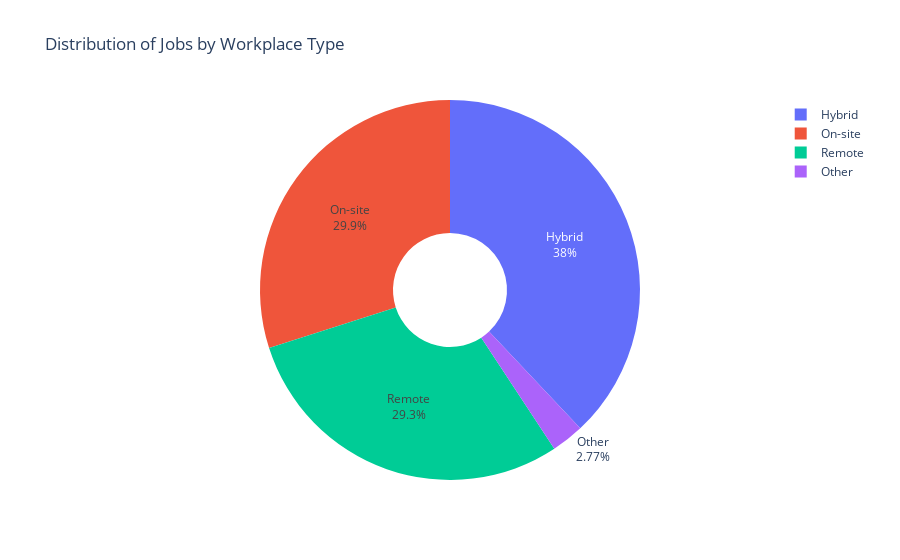

The notebook cell saved with this chart:
### Markdown cell above
# Geographic distribution analysis

### Code cell
def simplify_workplace(workplace):
    if workplace in ['On-site', 'Remote', 'Hybrid']:
        return workplace
    else:
        return 'Other'


df['Simplified_Workplace'] = df['Job_Workplace'].apply(simplify_workplace)


workplace_counts = df['Simplified_Workplace'].value_counts().reset_index()
workplace_counts.columns = ['Simplified_Workplace', 'Count']

fig = px.pie(workplace_counts, names='Simplified_Workplace', values='Count',
             title='Distribution of Jobs by Workplace Type',
             hole=0.3)  
fig.update_traces(textinfo='percent+label')
fig.show()

### Figure 1 — Plotly figure (JSON) as saved in the notebook; plotly's stock layout.template omitted (floating-point values rounded to 4 significant figures)
{"data": [{"domain": {"x": [0, 1], "y": [0, 1]}, "hole": 0.3, "hovertemplate": "Simplified_Workplace=%{label}<br>Count=%{value}<extra></extra>", "labels": ["Hybrid", "On-site", "Remote", "Other"], "legendgroup": "", "name": "", "showlegend": true, "textinfo": "percent+label", "type": "pie", "values": [3919, 3090, 3024, 286]}], "layout": {"autosize": true, "legend": {"tracegroupgap": 0}, "title": {"text": "Distribution of Jobs by Workplace Type"}}}
